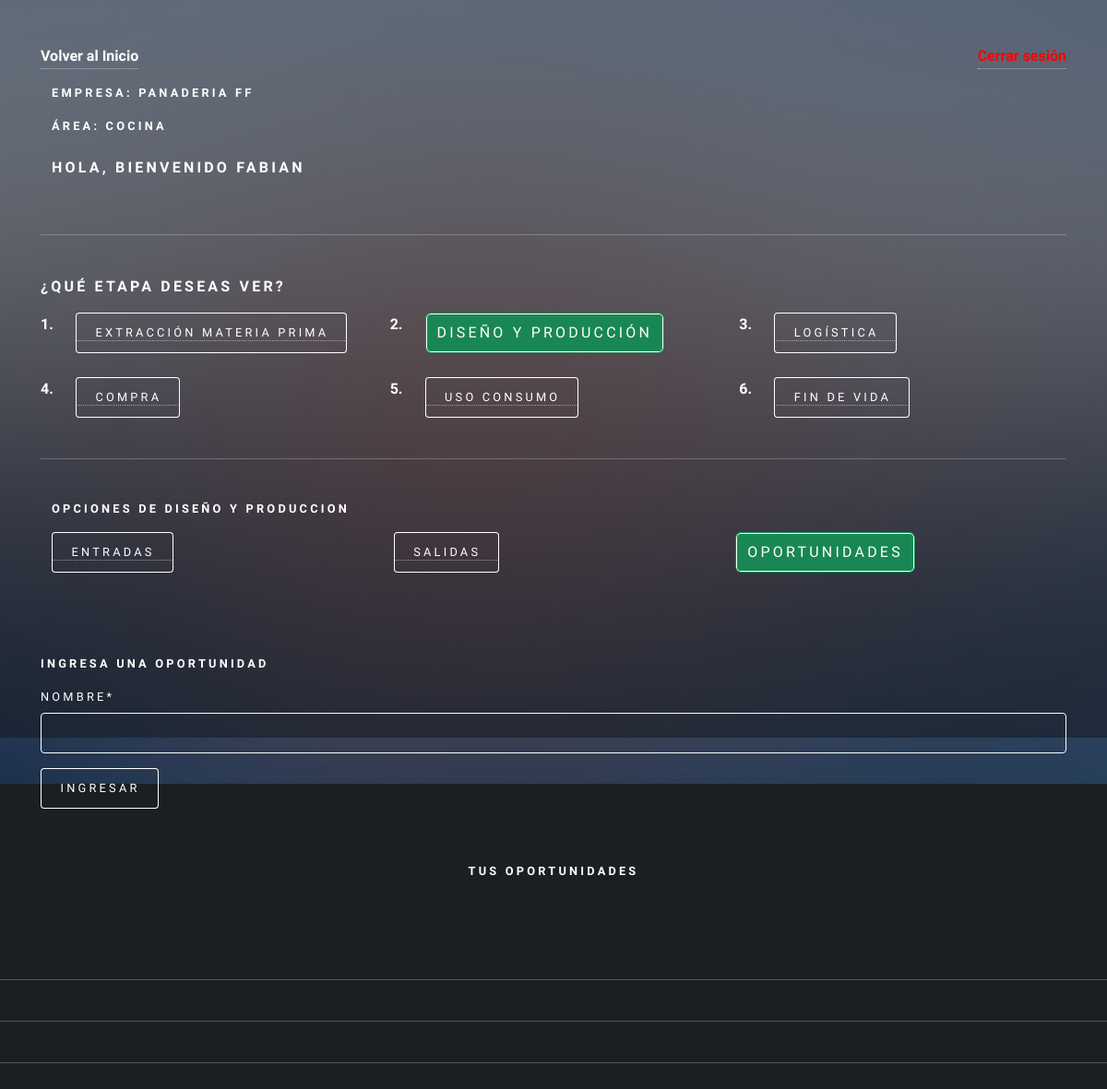
The app's page /agregar_oportunidad_diseño (signed in), older data.
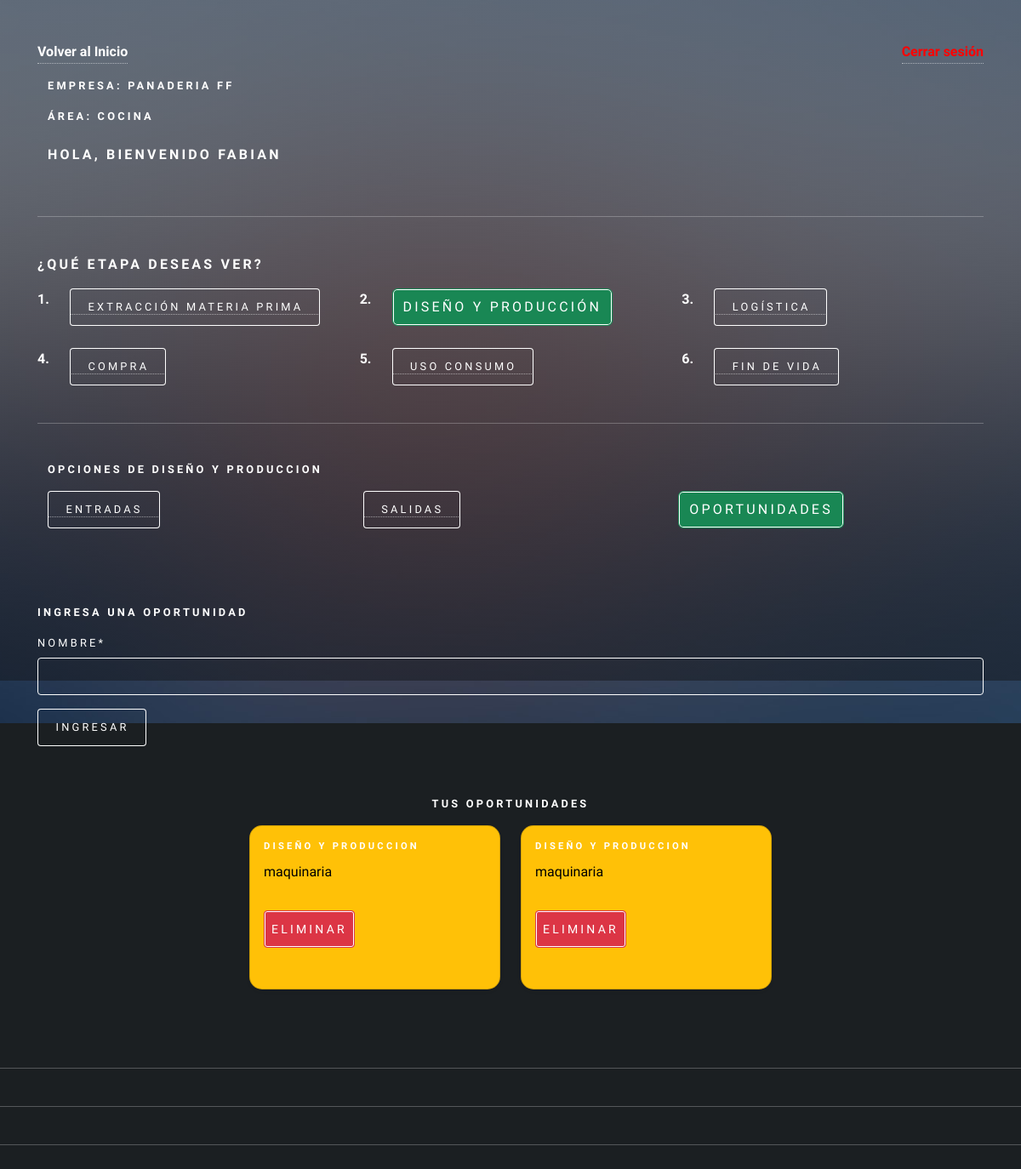
The same page, newer data.
### app/models.py (models this page shows, shortened)
class RegistroTrabajador(models.Model):
    usuario = models.ForeignKey(Usuario, on_delete=models.CASCADE)
    descripcion = models.TextField(max_length=160)
    id_area = models.ForeignKey(AreaEmpresa, on_delete=models.CASCADE)

class AreaEmpresa(models.Model):
    id_area = models.AutoField(primary_key=True)
    nombre  = models.CharField(max_length=20)
    productos = models.CharField(max_length=50)
    id_empresa = models.ForeignKey(Empresa, on_delete=models.CASCADE)
    calle = models.CharField(max_length=250)
    comuna = models.CharField(max_length=150)
    lat = models.IntegerField()
    long = models.IntegerField()

class Empresa(models.Model):
    id_empresa = models.AutoField(primary_key=True)
    nombre  = models.CharField(max_length=20)
    calle = models.CharField(max_length=250)
    comuna = models.CharField(max_length=150)
    lat = models.IntegerField()
    long = models.IntegerField()

class Oportunidades(models.Model):
    id_entrada = models.AutoField(primary_key=True)
    nombre  = models.CharField(max_length=50)
    fecha =  models.DateField(auto_now_add=True)
    etapa = models.ForeignKey(Etapa, on_delete=models.CASCADE)
    usuario =models.ForeignKey(Usuario, on_delete=models.CASCADE)
    id_area = models.ForeignKey(AreaEmpresa, on_delete=models.CASCADE)

class Etapa(models.Model):
    id_etapa = models.AutoField(primary_key=True)
    nombre  = models.CharField(max_length=50)
    fecha_inicio  = models.DateField()
    fecha_termino  = models.DateField()
    activo = models.BooleanField()
    def __str__(self):
        return self.nombre

### user/models.py (models this page shows, shortened)
class Usuario(AbstractUser):
    telefono = models.IntegerField(null=True)
    id_telegram = models.CharField(max_length=100, null=True, default=0)
    objects = UsuarioManager()

### app/forms.py
class OportunidadForm(forms.ModelForm):
    class Meta:
        model = Oportunidades
        fields = 'nombre',

### app/views.py (called while the page is built, shortened)
def agregarOportunidadDiseño(request):
    if request.user.is_authenticated:
        registros = RegistroTrabajador.objects.filter(usuario=request.user)
        etapa = Etapa.objects.values_list("id_etapa", flat=True).filter(nombre="Diseño y produccion")
        oportunidades = Oportunidades.objects.filter(usuario=request.user)
        areaTrabajador = RegistroTrabajador.objects.values_list("id_area", flat=True).filter(usuario = request.user)
        data = {
            'form': OportunidadForm(),
            'registros': registros,
            'oportunidad': oportunidades
        }
        return render(request,'autodiagnostico/diseñoProduccion/oportunidad/agregar_oportunidad.html', data)
    else:
        return render(request, 'autodiagnostico/diseñoProduccion/oportunidad/agregar_oportunidad.html')

### app/templates/autodiagnostico/diseñoProduccion/oportunidad/agregar_oportunidad.html (shortened to what this page needs)
{% extends 'autodiagnostico/diseñoProduccion/home_diseño.html' %}
{% load static %}
{% load crispy_forms_tags %}
{% block diseño %}
<div class="container">
    <form action="" method="post">
        <h4>Ingresa una oportunidad</h4>
        {{form | crispy}}
        <div>
            <input type="submit" class="btn btn-primary" value="ingresar">
        </div>
    </form>
</div>
<br>
<h4>Tus Oportunidades</h4>
<div class="row">
    {% for p in oportunidad %}
    {% if p.etapa.nombre == "Diseño y produccion" %}
        <div class="col">
            <div class="card text-bg-warning shadow-sm h-100" style="width: 295px;">
                <div class="card-body">
                    <h5 class="card-title">{{p.etapa}}</h5>
                    <p class="card-text">{{p.nombre}}</p>
                    <form action="{% url 'eliminar_oportunidad_diseño' p.id_entrada %}" method="post"
                    style="margin-top:10px;">
                    <button type="submit" class="btn btn-danger btn-sm">Eliminar
                    </button>
                    </form>
                </div>
            </div>
        </div>
    {% endif %}
    {% endfor %}
</div>
{% endblock diseño %}

### app/templates/autodiagnostico/auto_diagnostico.html (shortened to what this page needs)
{% load static %}
<!DOCTYPE HTML>
<html lang="es">
<head>
    <link href="https://cdn.jsdelivr.net/npm/bootstrap@5.2.0/dist/css/bootstrap.min.css" rel="stylesheet"
>
    <link rel="stylesheet" href="{% static 'css/main.css' %}" />
    <link rel="stylesheet" href="{% static 'css/style.css' %}">
</head>
<body class="is-preload">
    <div id="wrapper">
        <div class="container-sm">
            {% if user.is_authenticated %}
            <div class="d-flex justify-content-between align-items-center mb-3">
                <a id="home_admin" href="{% url 'home' %}">Volver al Inicio</a> <a href="{% url 'logout' %}"
                    id="cerrarSesion">Cerrar sesión</a>
            </div>
            {% if registros %}
            <div class="container-sm">
                <div class="row">
                    {% if user.is_staff %}
                    <h3>Bienvenido Admin, {{ user.first_name }}</h3>
                    {% else %}
                    {% for i in registros %}
                    <div class="mb-2">
                        <h4>Empresa: {{ i.id_area.id_empresa.nombre}}</h4>
                        <h4>Área: {{ i.id_area.nombre}}</h4>
                    </div>
                    <h3>Hola, bienvenido {{user.first_name}}</h3>
                    {% endfor %}
                    {% endif %}
                </div>
            </div>
            <hr>
            {% if not user.is_staff %}
            <h3>¿Qué etapa deseas ver?</h3>
            <div class="row">
                <div class="col-auto"><strong>1.</strong></div>
                <div class="col">
                    <a href="{% url 'extraccion_materiaPrima' %}"><button type="button" id="extraccion"
                            class="selected">Extracción Materia Prima</button></a>
                </div>
                <div class="col-auto"><strong>2.</strong></div>
                <div class="col">
                    <a href="{% url 'diseño_Produccion' %}"><button type="button" id="diseño">Diseño y
                            producción</button></a>
                </div>
                <div class="col-auto"><strong>3.</strong></div>
                <div class="col">
                    <a href="{% url 'logistica' %}"><button type="button" id="logistica">Logística</button></a>
                </div>
            </div>
            <br>
            <div class="row">
            <div class="col-auto"><strong>4.</strong></div>
            <div class="col">
                <a href="{% url 'compra' %}"><button type="button" id="compra">Compra</button></a>
            </div>
            <div class="col-auto"><strong>5.</strong></div>
            <div class="col">
                <a href="{% url 'uso_consumo' %}"><button type="button" id="uso">Uso consumo</button></a>
            </div>
            <div class="col-auto"><strong>6.</strong></div>
            <div class="col">
                <a href="{% url 'fin_vida' %}"><button type="button" id="fin">Fin de vida</button></a>
            </div>
        </div>
        {% endif %}
            <hr>
        {% block body %}{% endblock %}
    </div>
    {% else %}
    <h1>Registra la empresa y el area a la que perteneces!!!!</h1>
    <a href="{% url 'agregar_Area' user.id  %}"><button type="button">Aqui</button></a>
    {% endif %}
    {% else %}
    <h1>Inicia Sesion</h1>
    <p>Para acceder a tu Auto Diagnostico </p>
    <a href="{% url 'login'  %}"><button type="button">Inicia Sesion</button></a>
    {% endif %}
    <hr>
    <hr>
    <hr>
    <br>
    <br>
    <div id="bg"></div>
</body>
</html>

Row changes from the older to the newer data that the page shows:
added Oportunidades: etapa "DISEÑO Y PRODUCCION", nombre "maquinaria"
added Oportunidades: etapa "DISEÑO Y PRODUCCION", nombre "maquinaria"
